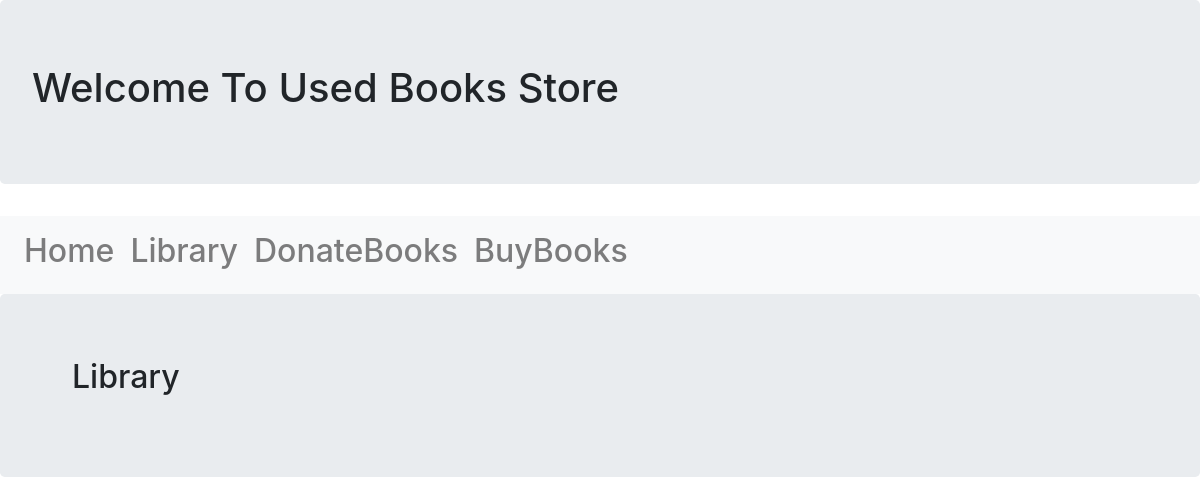
/list, run on an earlier commit of the app's database.
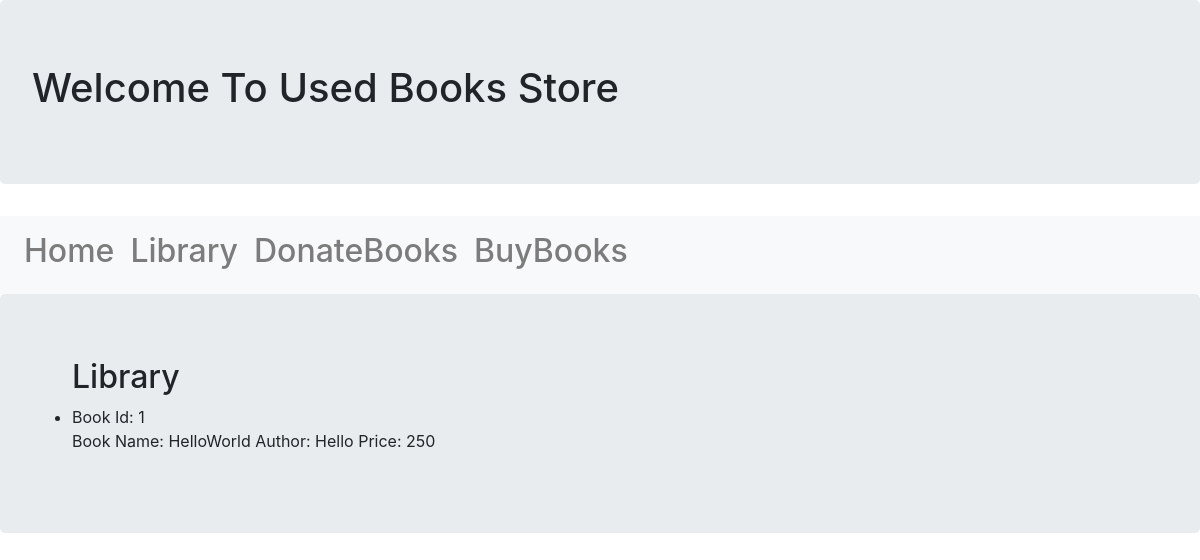
And on a later commit of the database.
### myprojects/models.py (models this page shows, shortened)
class Book(db.Model):
    __tablename__ = "books"
    id = db.Column(db.Integer,primary_key = True)
    name = db.Column(db.Text)
    author = db.Column(db.Text)
    price = db.Column(db.Integer)
    def __repr__(self):
        return f"Book Name: {self.name}\n\tAuthor: {self.author}\n\tPrice: {self.price}"

### myprojects/books/views.py (the view)
@book_blueprint.route('/list')
def list():
    books = Book.query.all()
    return render_template('list.html',books=books)

### myprojects/books/templates/books/list.html
{% extends "base.html" %}
{% block content %}
<div class="jumbotron">
<ul>
    <h2>Library</h2>
    {% for book in books %}
    <li>Book Id: {{book.id}} <br> {{book}}</li>
    {% endfor %}
</ul>
</div>
{% endblock %}

### myprojects/templates/base.html (shortened to what this page needs)
<!DOCTYPE html>
<html>
    <head>
    <link rel="stylesheet" href="https://maxcdn.bootstrapcdn.com/bootstrap/4.0.0/css/bootstrap.min.css">
    </head>
    <body>
        <div class="jumbotron">
            <h1>Welcome To Used Books Store</h1>
        </div>
        <nav class="navbar navbar-expand-lg navbar-light bg-light">
            <div class="navbar-nav">
                <a class="nav-item nav-link" href="{{url_for('index')}}"><h2>Home</h2></a>
                <a class="nav-item nav-link" href="{{ url_for('books.list') }}"><h2>Library</h2></a>
                <a class="nav-item nav-link" href="{{ url_for('books.add') }}"><h2>DonateBooks</h2></a>
                <a class="nav-item nav-link" href="{{ url_for('books.delete') }}"><h2>BuyBooks</h2></a>
            </div>
        </nav>
        {% block content %}
        {% endblock %}
    </body>
</html>

What changed in the data, as far as the page shows it:
added Book: id "1", name+author+price "Book Name: HelloWorld Author: Hello Price: 250"
